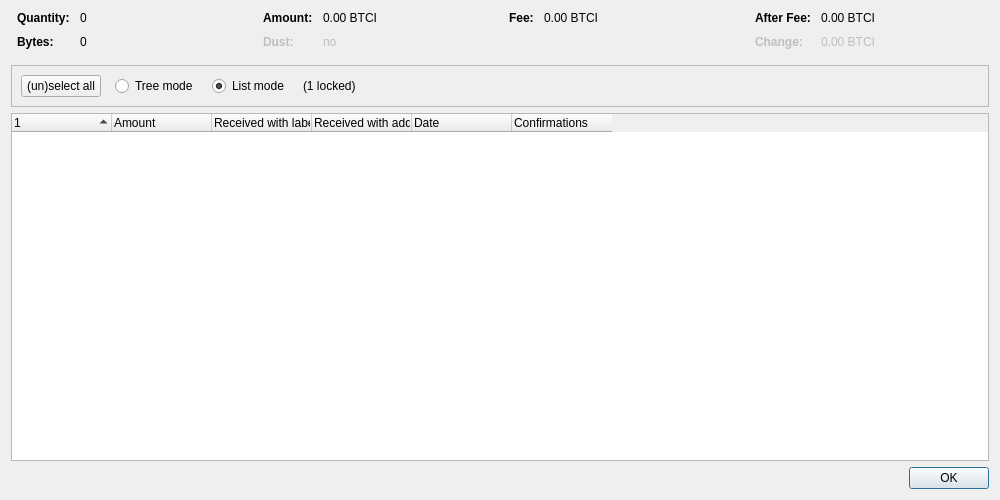
<?xml version="1.0" encoding="UTF-8"?>
<ui version="4.0">
 <class>CoinControlDialog</class>
 <widget class="QDialog" name="CoinControlDialog">
  <property name="geometry">
   <rect>
    <x>0</x>
    <y>0</y>
    <width>1000</width>
    <height>500</height>
   </rect>
  </property>
  <property name="windowTitle">
   <string>Coin Selection</string>
  </property>
  <layout class="QVBoxLayout" name="verticalLayout">
   <item>
    <layout class="QHBoxLayout" name="horizontalLayoutTop" stretch="0,0,0,0">
     <property name="topMargin">
      <number>0</number>
     </property>
     <property name="bottomMargin">
      <number>10</number>
     </property>
     <item>
      <layout class="QFormLayout" name="formLayoutCoinControl1">
       <property name="horizontalSpacing">
        <number>10</number>
       </property>
       <property name="verticalSpacing">
        <number>10</number>
       </property>
       <property name="leftMargin">
        <number>6</number>
       </property>
       <property name="rightMargin">
        <number>6</number>
       </property>
       <item row="0" column="0">
        <widget class="QLabel" name="labelCoinControlQuantityText">
         <property name="font">
          <font>
           <weight>75</weight>
           <bold>true</bold>
          </font>
         </property>
         <property name="text">
          <string>Quantity:</string>
         </property>
        </widget>
       </item>
       <item row="0" column="1">
        <widget class="QLabel" name="labelCoinControlQuantity">
         <property name="cursor">
          <cursorShape>IBeamCursor</cursorShape>
         </property>
         <property name="contextMenuPolicy">
          <enum>Qt::ActionsContextMenu</enum>
         </property>
         <property name="text">
          <string notr="true">0</string>
         </property>
         <property name="textInteractionFlags">
          <set>Qt::LinksAccessibleByMouse|Qt::TextSelectableByKeyboard|Qt::TextSelectableByMouse</set>
         </property>
        </widget>
       </item>
       <item row="1" column="0">
        <widget class="QLabel" name="labelCoinControlBytesText">
         <property name="font">
          <font>
           <weight>75</weight>
           <bold>true</bold>
          </font>
         </property>
         <property name="text">
          <string>Bytes:</string>
         </property>
        </widget>
       </item>
       <item row="1" column="1">
        <widget class="QLabel" name="labelCoinControlBytes">
         <property name="cursor">
          <cursorShape>IBeamCursor</cursorShape>
         </property>
         <property name="contextMenuPolicy">
          <enum>Qt::ActionsContextMenu</enum>
         </property>
         <property name="text">
          <string notr="true">0</string>
         </property>
         <property name="textInteractionFlags">
          <set>Qt::LinksAccessibleByMouse|Qt::TextSelectableByKeyboard|Qt::TextSelectableByMouse</set>
         </property>
        </widget>
       </item>
      </layout>
     </item>
     <item>
      <layout class="QFormLayout" name="formLayoutCoinControl2">
       <property name="horizontalSpacing">
        <number>10</number>
       </property>
       <property name="verticalSpacing">
        <number>10</number>
       </property>
       <property name="leftMargin">
        <number>6</number>
       </property>
       <property name="rightMargin">
        <number>6</number>
       </property>
       <item row="0" column="0">
        <widget class="QLabel" name="labelCoinControlAmountText">
         <property name="font">
          <font>
           <weight>75</weight>
           <bold>true</bold>
          </font>
         </property>
         <property name="text">
          <string>Amount:</string>
         </property>
        </widget>
       </item>
       <item row="0" column="1">
        <widget class="QLabel" name="labelCoinControlAmount">
         <property name="cursor">
          <cursorShape>IBeamCursor</cursorShape>
         </property>
         <property name="contextMenuPolicy">
          <enum>Qt::ActionsContextMenu</enum>
         </property>
         <property name="text">
          <string notr="true">0.00 BTCI</string>
         </property>
         <property name="textInteractionFlags">
          <set>Qt::LinksAccessibleByMouse|Qt::TextSelectableByKeyboard|Qt::TextSelectableByMouse</set>
         </property>
        </widget>
       </item>
       <item row="1" column="0">
        <widget class="QLabel" name="labelCoinControlLowOutputText">
         <property name="enabled">
          <bool>false</bool>
         </property>
         <property name="font">
          <font>
           <weight>75</weight>
           <bold>true</bold>
          </font>
         </property>
         <property name="text">
          <string>Dust:</string>
         </property>
        </widget>
       </item>
       <item row="1" column="1">
        <widget class="QLabel" name="labelCoinControlLowOutput">
         <property name="enabled">
          <bool>false</bool>
         </property>
         <property name="cursor">
          <cursorShape>IBeamCursor</cursorShape>
         </property>
         <property name="contextMenuPolicy">
          <enum>Qt::ActionsContextMenu</enum>
         </property>
         <property name="text">
          <string notr="true">no</string>
         </property>
         <property name="textInteractionFlags">
          <set>Qt::LinksAccessibleByMouse|Qt::TextSelectableByKeyboard|Qt::TextSelectableByMouse</set>
         </property>
        </widget>
       </item>
      </layout>
     </item>
     <item>
      <layout class="QFormLayout" name="formLayoutCoinControl3">
       <property name="horizontalSpacing">
        <number>10</number>
       </property>
       <property name="verticalSpacing">
        <number>10</number>
       </property>
       <property name="leftMargin">
        <number>6</number>
       </property>
       <property name="rightMargin">
        <number>6</number>
       </property>
       <item row="0" column="0">
        <widget class="QLabel" name="labelCoinControlFeeText">
         <property name="font">
          <font>
           <weight>75</weight>
           <bold>true</bold>
          </font>
         </property>
         <property name="text">
          <string>Fee:</string>
         </property>
        </widget>
       </item>
       <item row="0" column="1">
        <widget class="QLabel" name="labelCoinControlFee">
         <property name="cursor">
          <cursorShape>IBeamCursor</cursorShape>
         </property>
         <property name="contextMenuPolicy">
          <enum>Qt::ActionsContextMenu</enum>
         </property>
         <property name="text">
          <string notr="true">0.00 BTCI</string>
         </property>
         <property name="textInteractionFlags">
          <set>Qt::LinksAccessibleByMouse|Qt::TextSelectableByKeyboard|Qt::TextSelectableByMouse</set>
         </property>
        </widget>
       </item>
      </layout>
     </item>
     <item>
      <layout class="QFormLayout" name="formLayoutCoinControl4">
       <property name="horizontalSpacing">
        <number>10</number>
       </property>
       <property name="verticalSpacing">
        <number>10</number>
       </property>
       <property name="leftMargin">
        <number>6</number>
       </property>
       <property name="rightMargin">
        <number>6</number>
       </property>
       <item row="0" column="0">
        <widget class="QLabel" name="labelCoinControlAfterFeeText">
         <property name="font">
          <font>
           <weight>75</weight>
           <bold>true</bold>
          </font>
         </property>
         <property name="text">
          <string>After Fee:</string>
         </property>
        </widget>
       </item>
       <item row="0" column="1">
        <widget class="QLabel" name="labelCoinControlAfterFee">
         <property name="cursor">
          <cursorShape>IBeamCursor</cursorShape>
         </property>
         <property name="contextMenuPolicy">
          <enum>Qt::ActionsContextMenu</enum>
         </property>
         <property name="text">
          <string notr="true">0.00 BTCI</string>
         </property>
         <property name="textInteractionFlags">
          <set>Qt::LinksAccessibleByMouse|Qt::TextSelectableByKeyboard|Qt::TextSelectableByMouse</set>
         </property>
        </widget>
       </item>
       <item row="1" column="0">
        <widget class="QLabel" name="labelCoinControlChangeText">
         <property name="enabled">
          <bool>false</bool>
         </property>
         <property name="font">
          <font>
           <weight>75</weight>
           <bold>true</bold>
          </font>
         </property>
         <property name="text">
          <string>Change:</string>
         </property>
        </widget>
       </item>
       <item row="1" column="1">
        <widget class="QLabel" name="labelCoinControlChange">
         <property name="enabled">
          <bool>false</bool>
         </property>
         <property name="cursor">
          <cursorShape>IBeamCursor</cursorShape>
         </property>
         <property name="contextMenuPolicy">
          <enum>Qt::ActionsContextMenu</enum>
         </property>
         <property name="text">
          <string notr="true">0.00 BTCI</string>
         </property>
         <property name="textInteractionFlags">
          <set>Qt::LinksAccessibleByMouse|Qt::TextSelectableByKeyboard|Qt::TextSelectableByMouse</set>
         </property>
        </widget>
       </item>
      </layout>
     </item>
    </layout>
   </item>
   <item>
    <widget class="QFrame" name="frame">
     <property name="minimumSize">
      <size>
       <width>0</width>
       <height>40</height>
      </size>
     </property>
     <property name="frameShape">
      <enum>QFrame::StyledPanel</enum>
     </property>
     <property name="frameShadow">
      <enum>QFrame::Sunken</enum>
     </property>
     <layout class="QHBoxLayout" name="horizontalLayout">
      <item>
       <layout class="QHBoxLayout" name="horizontalLayoutPanel" stretch="0,0,0,0,0">
        <property name="spacing">
         <number>14</number>
        </property>
        <item>
         <widget class="QPushButton" name="pushButtonSelectAll">
          <property name="sizePolicy">
           <sizepolicy hsizetype="Maximum" vsizetype="Fixed">
            <horstretch>0</horstretch>
            <verstretch>0</verstretch>
           </sizepolicy>
          </property>
          <property name="text">
           <string>(un)select all</string>
          </property>
          <property name="autoDefault">
           <bool>false</bool>
          </property>
         </widget>
        </item>
        <item>
         <widget class="QRadioButton" name="radioTreeMode">
          <property name="sizePolicy">
           <sizepolicy hsizetype="Maximum" vsizetype="Fixed">
            <horstretch>0</horstretch>
            <verstretch>0</verstretch>
           </sizepolicy>
          </property>
          <property name="text">
           <string>Tree mode</string>
          </property>
         </widget>
        </item>
        <item>
         <widget class="QRadioButton" name="radioListMode">
          <property name="sizePolicy">
           <sizepolicy hsizetype="Maximum" vsizetype="Fixed">
            <horstretch>0</horstretch>
            <verstretch>0</verstretch>
           </sizepolicy>
          </property>
          <property name="text">
           <string>List mode</string>
          </property>
          <property name="checked">
           <bool>true</bool>
          </property>
         </widget>
        </item>
        <item>
         <widget class="QLabel" name="labelLocked">
          <property name="text">
           <string notr="true">(1 locked)</string>
          </property>
         </widget>
        </item>
        <item>
         <spacer name="horizontalSpacer">
          <property name="orientation">
           <enum>Qt::Horizontal</enum>
          </property>
          <property name="sizeHint" stdset="0">
           <size>
            <width>40</width>
            <height>20</height>
           </size>
          </property>
         </spacer>
        </item>
       </layout>
      </item>
     </layout>
    </widget>
   </item>
   <item>
    <widget class="CoinControlTreeWidget" name="treeWidget">
     <property name="contextMenuPolicy">
      <enum>Qt::CustomContextMenu</enum>
     </property>
     <property name="sortingEnabled">
      <bool>false</bool>
     </property>
     <property name="columnCount">
      <number>6</number>
     </property>
     <attribute name="headerShowSortIndicator" stdset="0">
      <bool>true</bool>
     </attribute>
     <attribute name="headerStretchLastSection">
      <bool>false</bool>
     </attribute>
     <column>
      <property name="text">
       <string/>
      </property>
     </column>
     <column>
      <property name="text">
       <string>Amount</string>
      </property>
     </column>
     <column>
      <property name="text">
       <string>Received with label</string>
      </property>
     </column>
     <column>
      <property name="text">
       <string>Received with address</string>
      </property>
     </column>
     <column>
      <property name="text">
       <string>Date</string>
      </property>
     </column>
     <column>
      <property name="text">
       <string>Confirmations</string>
      </property>
      <property name="toolTip">
       <string>Confirmed</string>
      </property>
     </column>
     <column>
      <property name="text">
       <string/>
      </property>
     </column>
     <column>
      <property name="text">
       <string/>
      </property>
     </column>
     <column>
      <property name="text">
       <string/>
      </property>
     </column>
     <column>
      <property name="text">
       <string/>
      </property>
     </column>
    </widget>
   </item>
   <item>
    <widget class="QDialogButtonBox" name="buttonBox">
     <property name="orientation">
      <enum>Qt::Horizontal</enum>
     </property>
     <property name="standardButtons">
      <set>QDialogButtonBox::Ok</set>
     </property>
    </widget>
   </item>
  </layout>
 </widget>
 <customwidgets>
  <customwidget>
   <class>CoinControlTreeWidget</class>
   <extends>QTreeWidget</extends>
   <header>qt/coincontroltreewidget.h</header>
  </customwidget>
 </customwidgets>
 <resources/>
 <connections/>
</ui>
